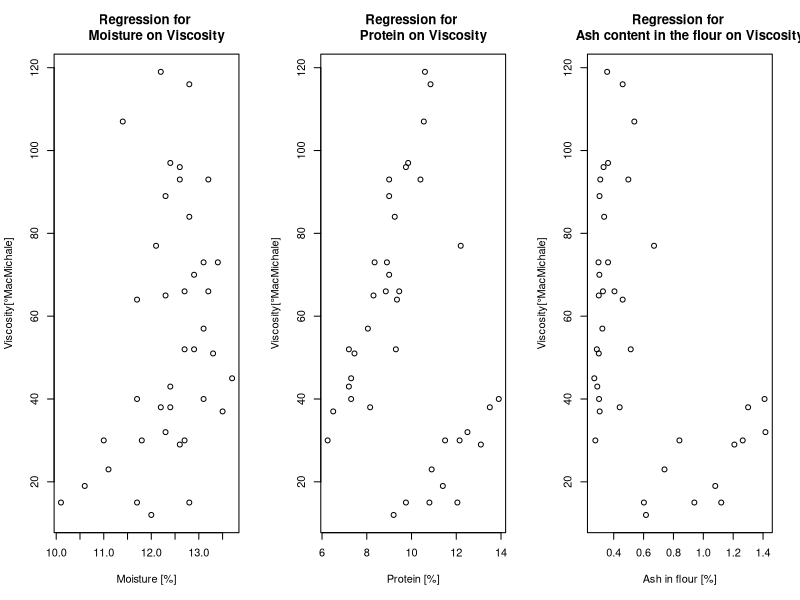

The R source for this figure:
## ---- chunk 1
icecream = read.table("icecream.csv",header=TRUE,sep=",")
## ---- chunk 2

par(mfrow=c(1,3))

plot(icecream$moisture,icecream$viscosity, main = "Regression for 
     Moisture on Viscosity", xlab="Moisture [%]",ylab="Viscosity[°MacMichale]") 
#abline(lm(viscosity~moisture, data=icecream),col="red")

plot(icecream$protein,icecream$viscosity, main = "Regression for 
     Protein on Viscosity", xlab="Protein [%]",ylab="Viscosity[°MacMichale]") 
#abline(lm(viscosity~protein, data=icecream),col="red")

plot(icecream$ash,icecream$viscosity, main = "Regression for 
     Ash content in the flour on Viscosity", xlab="Ash in flour [%]",ylab="Viscosity[°MacMichale]") 
#abline(lm(viscosity~ash, data=icecream),col="red")
